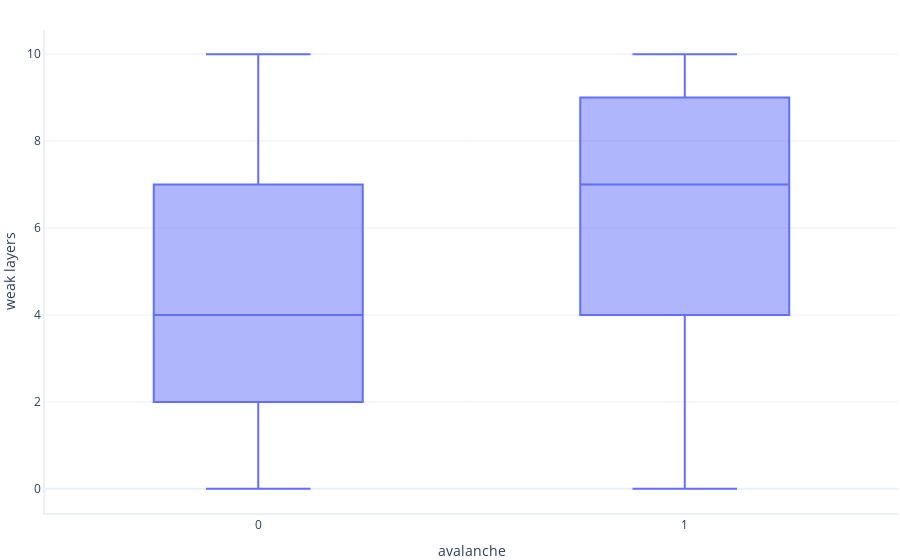

The code cell stored with this chart in its notebook:
### Markdown cell above
In the previous exercise, we fit a simple logistic regression model to predict the chance of an avalanche. This time, we will create the same model and take a deeper look at how to best understand the mistakes that it makes.

## Data visualisation

Let's remind ourselves of our data. Remember we are planning to train a model that can predict avalanches based on the number of weak layers of snow.

### Code cell
import pandas
import graphing # custom graphing code. See our GitHub repo for details

#Import the data from the .csv file
dataset = pandas.read_csv('Data/avalanche.csv', delimiter="\t")


#Let's have a look at the data and the relationship we are going to model
print(dataset)

graphing.box_and_whisker(dataset, label_x="avalanche", label_y="weak_layers")

### Figure 1 — Plotly figure (JSON) as saved in the notebook; plotly's stock layout.template omitted (floating-point values rounded to 4 significant figures; data arrays with more than 128 entries replaced by an {"elided": "..."} marker saying what was removed)
{"data": [{"alignmentgroup": "True", "hovertemplate": "avalanche=%{x}<br>weak layers=%{y}<extra></extra>", "legendgroup": "", "marker": {"color": "#636efa"}, "name": "", "notched": false, "offsetgroup": "", "orientation": "v", "showlegend": false, "type": "box", "x": {"elided": "1095 int values"}, "x0": " ", "xaxis": "x", "y": {"elided": "1095 int values"}, "y0": " ", "yaxis": "y"}], "layout": {"boxmode": "group", "legend": {"tracegroupgap": 0}, "xaxis": {"anchor": "y", "domain": [0, 1], "title": {"text": "avalanche"}}, "yaxis": {"anchor": "x", "domain": [0, 1], "title": {"text": "weak layers"}}}}
